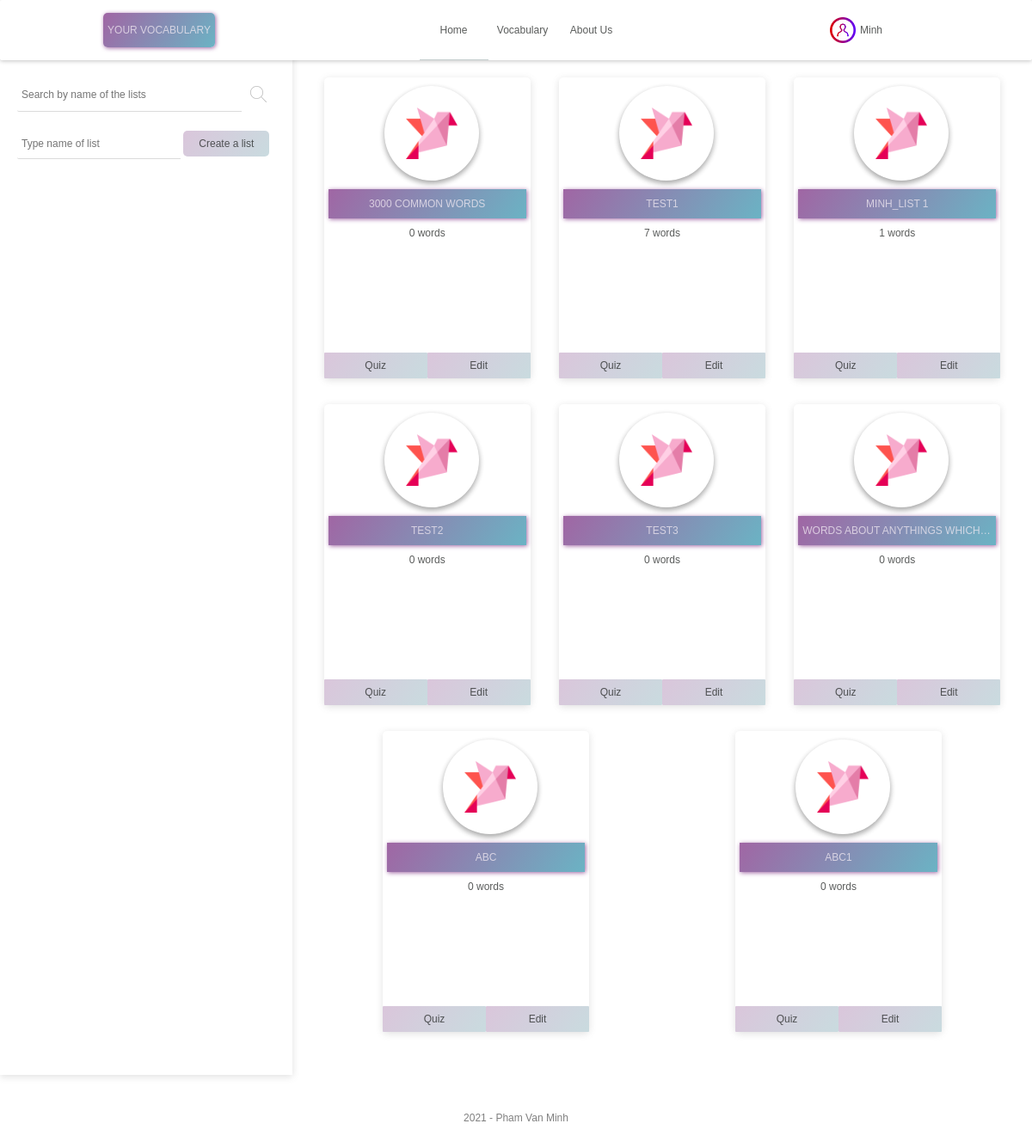
/ (signed in), run on an earlier commit of the app's database.
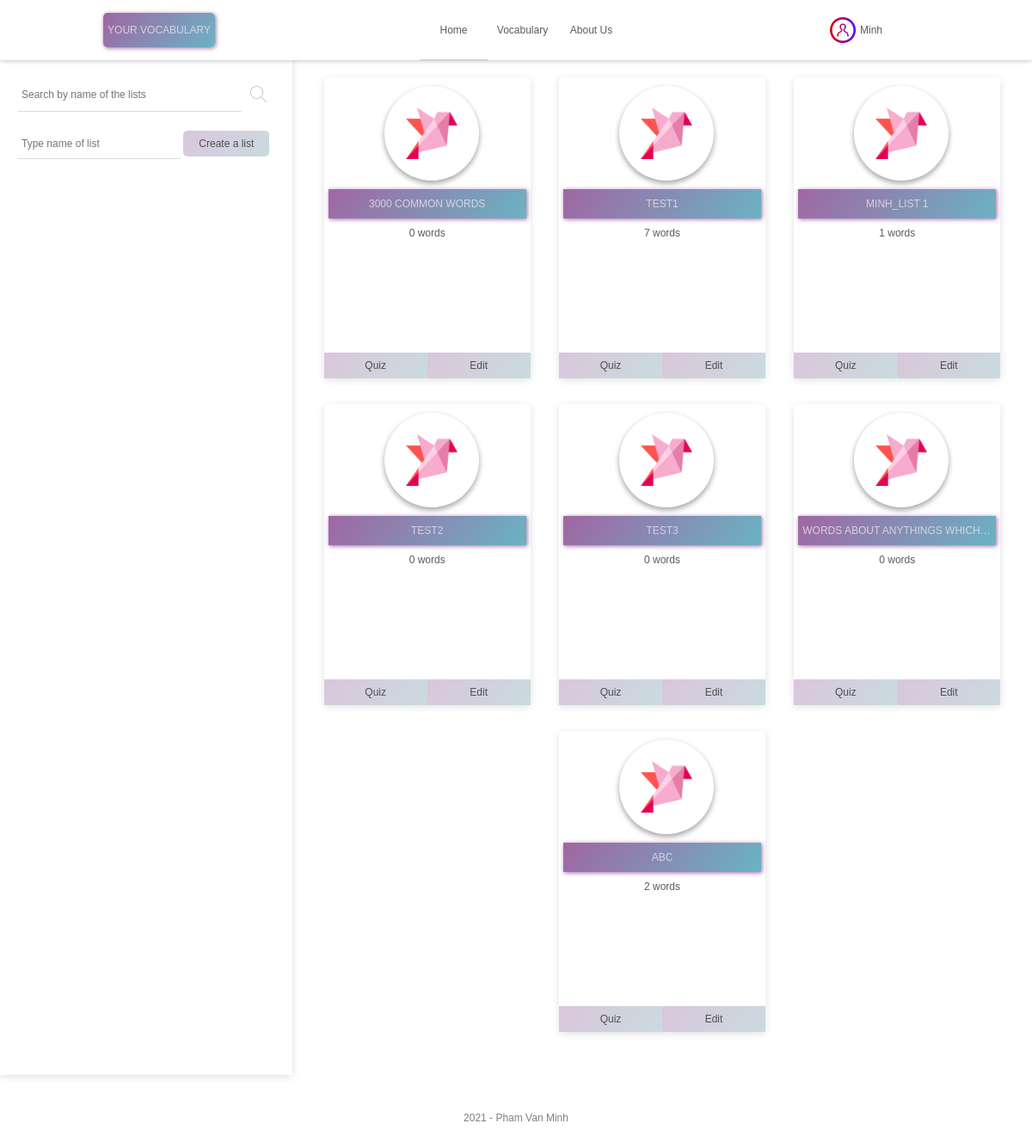
And on a later commit of the database.
### model/user.py (models this page shows, shortened)
class User(UserMixin, db.Model):
    __tablename__ = "user"
    user_id = db.Column(db.Integer, primary_key=True)
    username = db.Column(db.String(200), unique=True, nullable=False)
    password = db.Column(db.String(200), unique=True, nullable=False)
    inserted_time = db.Column(db.String(50), nullable=False)

### model/list.py (models this page shows, shortened)
class List(db.Model):
    __tablename__ = "list"
    list_id = db.Column(db.Integer, primary_key=True)
    list_name = db.Column(db.String(200), nullable=False)
    inserted_time = db.Column(db.String(100), nullable=False)
    user_id = db.Column(db.Integer, db.ForeignKey('user.user_id'))
    list_and_viet = db.relationship('Viet', secondary=list_and_viet, lazy='subquery')
    def to_json(self):
        return ListSchema().dump(self)

### app.py (the view)
@app.route('/', methods=['GET'])
def home_page():
    try:
        user_id = current_user.user_id if current_user.is_authenticated else None
        lists = ListAction.get_all_lists_and_viet_words_quantity(
            user_id=user_id
        )
        return render_template('home.html', page="home_page", lists=lists)
    except Exception as ex:
        logging.exception(ex)
        flash("Failed to load the page", ERROR_FLASH_MESSAGE_TYPE)
        return render_template('home.html', page="home_page", lists=[])

### action/list.py (called while the page is built)
    @staticmethod
    def get_all_lists_and_viet_words_quantity(user_id) -> list:
        all_lists = List.query.filter_by(user_id=GENERAL_USER_ID).all()
        all_lists.extend(List.query.filter_by(user_id=user_id).all())
        all_lists_with_num_viet = []
        for list_entity in all_lists:
            item = list_entity.to_json()
            item.update({
                "num_viets": len(list_entity.list_and_viet)
            })
            all_lists_with_num_viet.append(item)
        return all_lists_with_num_viet

### model/user.py (called while the page is built)
@login_manager.user_loader
def load_user(user_id):
    return User.query.filter_by(user_id=user_id).first()

### templates/home.html (shortened to what this page needs)
{% extends 'base.html' %}
{% block head %}
  <link rel="stylesheet" href="{{ url_for('static', filename='css/home.css') }}">
  <link rel="stylesheet" href="{{ url_for('static', filename='css/card.css') }}">
{% endblock %}
{% block content %}
    <div class="list-and-sidebar-container">
        <div class="sidebar-menu">
            <div class="search-container">
                <input
                    id="list-of-word-lists"
                    placeholder="Search by name of the lists"
                    list="list-of-lists"
                    name="list-of-word-lists"
                    class="input-checkbox"
                    autocomplete="off"
                >
                <button class="search-btn">
                    <img src="/static/public/search.svg">
                </button>
            </div>
            <div class="field">
                <input
                        id="name-of-list-input"
                        placeholder="Type name of list"
                >
                <button class="create-a-list-btn">Create a list</button>
            </div>
        </div>
        <div class="lists-cards-container">
            {% for list in lists %}
                <div class="card-of-list" list-id="{{ list.list_id }}" list-name="{{ list.list_name }}">
                    <div class="card-title">
                        <img class="img-title" src="/static/public/bird.png">
                    </div>
                    <div class="card-content">
                        <div class="name-of-list text-overflow-dot">{{ list.list_name }}</div>
                        <div class="property-of-list">
                            {{ list.num_viets }} words
                        </div>
                    </div>
                    <div class="card-footer">
                        <a class="quiz-list-btn" href="/lesson/{{ list.list_id }}">Quiz</a>
                        <a class="edit-list-btn" list-id="{{ list.list_id }}" list-name="{{ list.list_name }}">Edit</a>
                    </div>
                </div>
            {% endfor %}
        </div>
    </div>
{% endblock %}

### templates/base.html (shortened to what this page needs)
<!DOCTYPE html>
<html lang="en">
<head>
    <link rel="stylesheet" href="{{ url_for('static', filename='css/base.css') }}">
    <link rel="stylesheet" href="{{ url_for('static', filename='css/dialog.css') }}">
    <link rel="stylesheet" href="{{ url_for('static', filename='css/menu.css') }}">
    <link rel="stylesheet" href="{{ url_for('static', filename='css/message.css') }}">
    {% block head %}{% endblock %}
</head>
<body>
    <div class="menu">
        <div class="logo-container">
            <div class="logo">YOUR VOCABULARY</div>
        </div>
        {% if page == "home_page" %}
            <a class="current-page" href="{{ url_for('home_page') }}">Home</a>
        {% else %}
            <a href="{{ url_for('home_page') }}">Home</a>
        {% endif %}
        {% if page == "vocab_repository_page" %}
            <a class="current-page" href="{{ url_for('vocab_repository_page') }}">Vocabulary</a>
        {% else %}
            <a href="{{ url_for('vocab_repository_page') }}">Vocabulary</a>
        {% endif %}
        {% if page == "about_us_page" %}
            <a class="current-page" href="#">About Us</a>
        {% else %}
            <a href="#">About Us</a>
        {% endif %}
        <div class="user-action">
            {% if current_user.is_authenticated %}
                {% if page == "profile_page" %}
                    <a class="img-account-link current-page" href="{{ url_for('profile_page') }}">
                        <img class="img-account" src="/static/public/account.png">
                    </a>
                {% else %}
                    <a class="img-account-link" href="{{ url_for('profile_page') }}">
                        <img class="img-account" src="/static/public/account.png">
                    </a>
                {% endif %}
                <div class="dropdown">
                    <a class="account-dropbtn">{{ current_user.username }}</a>
                </div>
            {% else %}
                <a class="register-action" data-modal="register-dialog">Register</a>
                <a class="login-action">Login</a>
            {% endif %}
        </div>
    </div>
    <div class="content">
        {% block content %}{% endblock %}
    </div>
    <footer>
        2021 - Pham Van Minh
    </footer>
</body>
</html>

### static/css/base.css (style rules this page uses)
:root { --element-header-size: 100px; --main-color: #124040; --dark-main-color: #0c2828; --rgba-dark-main-color-25: rgba(26,64,64,0.25); --rgba-dark-main-color-50: rgba(26,64,64,0.5); --error-color: #EB6057; --success-color: #59B987; --font-size-small: 12px; --color-black: rgba(35, 37, 36, 0.75); --color-white-purple: rgba(241, 234, 241, 0.75); --border-color: rgba(114, 111, 111, 0.25); --scale-proportion: scale(1.02); --scale-time: .2s; }
body { margin: 0; font-family: Arial, "Helvetica Neue", Helvetica, sans-serif; min-width: 600px; font-size: var(--font-size-small); color: var(--color-black); }
.logo { width: var(--element-header-size); height: var(--element-header-size); }
.content { min-height: 600px; }
footer { font-size: var(--font-size-small); height: 100px; text-align: center; line-height: 100px; color:rgba(0, 0, 0, 0.5); }
button { height: 30px; width: 100px; background: linear-gradient(125deg, rgb(218, 198, 219) 0%, rgb(201, 219, 223) 100%); border: none; border-radius: 5px; color: var(--color-black); font-size: 12px; }
input { color: var(--color-black); height: 30px; border-radius: 2px 0 0 2px; border: none; border-bottom: 1px solid var(--border-color); padding: 2px 5px; font-size: var(--font-size-small); }
.text-overflow-dot { white-space: nowrap; overflow: hidden; text-overflow: ellipsis }
.field { margin-bottom: 20px; height: 30px; line-height: 30px; }
a { text-decoration: none; }

### static/css/menu.css (style rules this page uses)
.menu { height: 70px; width: 100%; min-width: 600px; border-radius: 2px; display: flex; color: rgba(35, 37, 36, 0.75); line-height: 70px; font-size: var(--font-size-small); box-shadow: rgba(0, 0, 0, 0.24) 0px 1px 5px; position: fixed; background-color: white; z-index: 10; }
.menu a { color: inherit; display: block; width: 80px; text-align: center; text-decoration: none; }
.menu div.user-action { display: flex; flex-grow: 2; justify-content: flex-end; padding-right: 10%; }
.menu .logo-container { display: flex; flex-grow: 2; padding-left: 10%; }
.menu .logo { width: 130px; margin: 15px 0; height: 40px; line-height: 40px; text-align: center; color: var(--color-white-purple); border-radius: 5px; background: linear-gradient(125deg, rgba(160,102,164,1) 0%, rgba(107,179,196,1) 100%); box-shadow: 1px 1px 5px rgba(160,102,164,1); }
.menu .current-page { border-bottom: 1px solid var(--rgba-dark-main-color-25); }
.img-account { height: 30px; width: 30px; margin: 20px 0; }
.menu .img-account-link { width: 30px; }
.dropdown a { text-align: left; text-transform:capitalize; padding-left: 5px; }

### static/css/home.css (style rules this page uses)
.search-container { height: 40px; width: 100%; display: flex; margin-bottom: 20px; }
.search-container input { width: 90%; height: 35px; border-radius: 2px 0 0 2px; border: none; border-bottom: 1px solid var(--border-color); padding: 2px 5px; font-size: var(--font-size-small); }
.search-btn { height: 40px; width: 40px; border-radius: 0 2px 2px 0; background: white; padding: 10px; opacity: 0.25; }
.list-and-sidebar-container { display: flex; }
.sidebar-menu { width: 25%; min-width: 300px; padding: 90px 20px; box-shadow: rgba(99, 99, 99, 0.2) 0px 2px 8px 0px; }
#name-of-list-input { width: 60%; }
.lists-cards-container { display: flex; width: 75%; flex-wrap: wrap; padding: 20px; padding-top: 90px; }

### static/css/card.css (style rules this page uses)
.card-of-list { width: 240px; height: 350px; color: var(--color-black); border-radius: 5px; margin: auto; margin-bottom: 30px; box-shadow: rgba(99, 99, 99, 0.2) 0px 2px 8px 0px; transition: transform var(--scale-time); background: white; }
.card-title { width: 110px; height: 110px; margin: 10px 70px 0 70px; border-radius: 50%; box-shadow: 0 3px 6px rgb(0 0 0 / 16%), 0 3px 6px rgb(0 0 0 / 23%); }
.card-title .img-title { width: 60px; height: 60px; margin: 25px; }
.card-content { width: calc(100% - 10px); height: 180px; padding: 10px 5px; }
.card-content .name-of-list { text-align: center; margin-bottom: 10px; padding: 10px 5px; text-transform: uppercase; color: rgba(241, 234, 241, 0.75);; background: linear-gradient(125deg, rgba(160,102,164,1) 0%, rgba(107,179,196,1) 100%); box-shadow: 1px 1px 5px rgb(160 102 164); }
.card-content .property-of-list { text-align: center; }
.card-footer { width: 100%; height: 30px; display: flex; }
.card-footer a { width: 50%; height: 30px; color: var(--color-black); text-align: center; line-height: 30px; background: linear-gradient(125deg, rgb(218, 198, 219) 0%, rgb(201, 219, 223) 100%); transition: transform var(--scale-time); border-radius: 1px; }

What changed in the data, as far as the page shows it:
removed List: list_name "ABC1", num_viets "0"
computed for List "ABC": num_viets "0" → "2"
